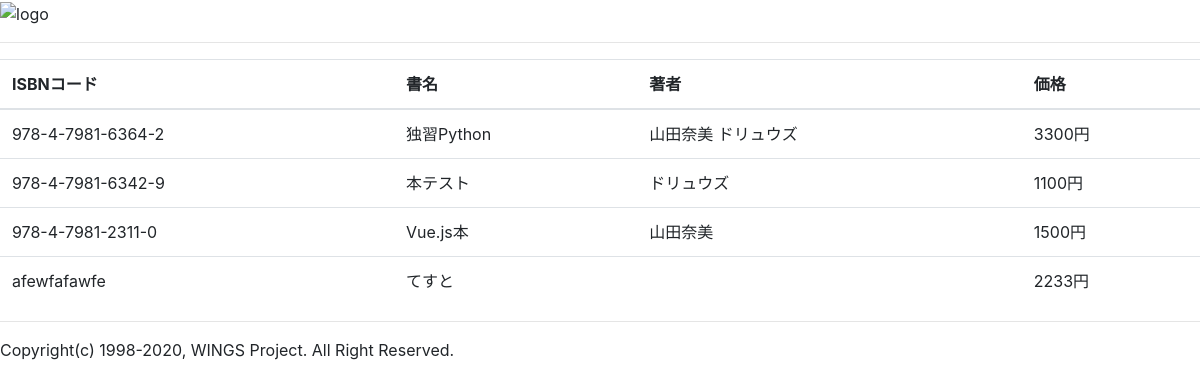
/main/rel2, run on the app's committed database.
### main/models.py (models this page shows, shortened)
class Book(models.Model):
    isbn = models.CharField(
        verbose_name='ISBNコード',
        max_length=20,
        validators=[
            RegexValidator(
                r'^978-4-[0-9]{4}-[0-9]{4}-[0-9X]{1}$',
                message='ISBNコードは正しい形式で指定してください。'
            )
        ]
    )
    title = models.CharField(
        verbose_name='書名',
        max_length=100
    )
    price = models.IntegerField(
        verbose_name='価格',
        default=0,
        validators=[
            MinValueValidator(
                17,
                message='価格は正の整数で指定してください。'
            )
        ]
    )
    publisher = models.CharField(
        verbose_name='出版社',
        max_length=50,
        choices=[
            ('翔泳社', '翔泳社'),
            ('技術評論社', '技術評論社'),
            ('秀和システム', '秀和システム'),
            ('SBクリエイティブ', 'SBクリエイティブ'),
            ('日経BP', '日経BP'),
        ],
    )
    published = models.DateField(
        verbose_name='刊行日'
    )

class Author(models.Model):
    books = models.ManyToManyField(Book)
    name = models.CharField(
        verbose_name='名前',
        max_length=20
    )
    address = models.CharField(
        verbose_name='住所',
        max_length=100
    )

### main/views.py (the view)
# urls.py: path('rel2', views.rel2, name='rel2'),
def rel2(request):
    return render(request, 'main/rel2.html', {
        'books': Book.objects.all()
    })

### main/templates/main/rel2.html
{% extends 'main/layout.html' %}
{% block main %}
<table class="table">
    <thead>
        <tr>
            <th>ISBNコード</th>
            <th>書名</th>
            <th>著者</th>
            <th>価格</th>
        </tr>
    </thead>
    <tbody>
        {% for b in books %}
            <tr>
                <td>{{ b.isbn }}</td>
                <td>{{ b.title }}</td>
                <td>
                    {% for a in b.author_set.all %}
                        {{ a.name }}
                    {% endfor %}
                </td>
                <td>{{ b.price }}円</td>
            </tr>
        {% endfor %}
    </tbody>
</table>
{% endblock main %}

### data on the page
Book: isbn "978-4-7981-6364-2", title "独習Python", price "3300"
Author: name "山田奈美"
Author: name "ドリュウズ"
Book: isbn "978-4-7981-6342-9", title "本テスト", price "1100"
Book: isbn "978-4-7981-2311-0", title "Vue.js本", price "1500"
Book: isbn "afewfafawfe", title "てすと", price "2233"
